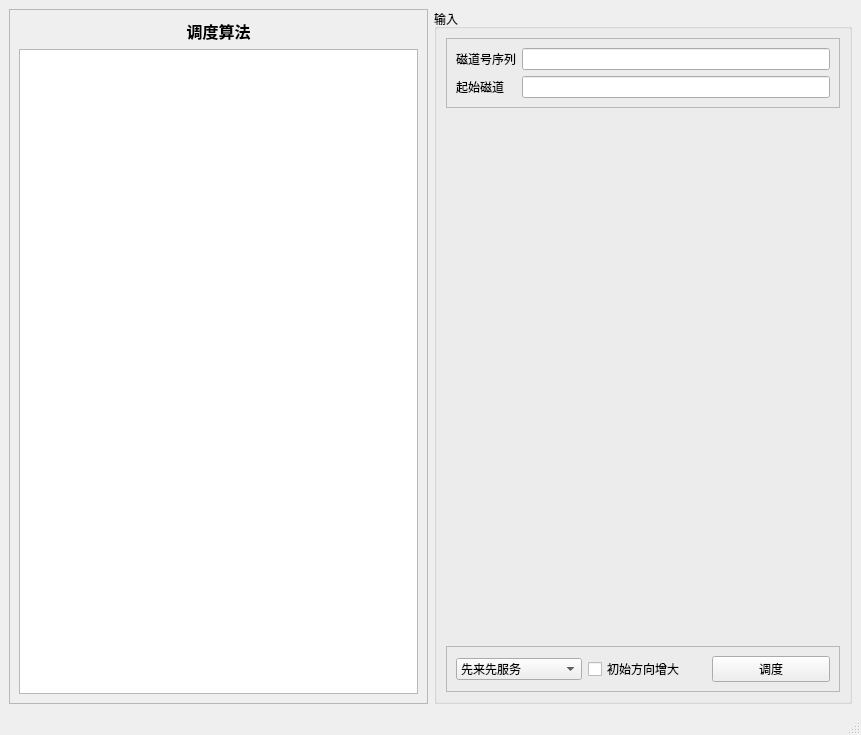
<?xml version="1.0" encoding="UTF-8"?>
<ui version="4.0">
 <class>MainWindow</class>
 <widget class="QMainWindow" name="MainWindow">
  <property name="geometry">
   <rect>
    <x>0</x>
    <y>0</y>
    <width>861</width>
    <height>735</height>
   </rect>
  </property>
  <property name="windowTitle">
   <string>MainWindow</string>
  </property>
  <widget class="QWidget" name="centralwidget">
   <layout class="QHBoxLayout" name="horizontalLayout" stretch="1,1">
    <item>
     <widget class="QFrame" name="frame_3">
      <property name="frameShape">
       <enum>QFrame::StyledPanel</enum>
      </property>
      <property name="frameShadow">
       <enum>QFrame::Raised</enum>
      </property>
      <layout class="QVBoxLayout" name="verticalLayout_2">
       <item>
        <widget class="QLabel" name="label_header">
         <property name="font">
          <font>
           <family>Arial</family>
           <pointsize>12</pointsize>
           <weight>75</weight>
           <bold>true</bold>
          </font>
         </property>
         <property name="text">
          <string>调度算法</string>
         </property>
         <property name="alignment">
          <set>Qt::AlignCenter</set>
         </property>
        </widget>
       </item>
       <item>
        <widget class="QTableView" name="tableView_result">
         <property name="font">
          <font>
           <pointsize>12</pointsize>
           <weight>75</weight>
           <bold>true</bold>
          </font>
         </property>
        </widget>
       </item>
      </layout>
     </widget>
    </item>
    <item>
     <widget class="QGroupBox" name="groupBox">
      <property name="title">
       <string>输入</string>
      </property>
      <layout class="QVBoxLayout" name="verticalLayout">
       <item>
        <widget class="QFrame" name="frame">
         <property name="frameShape">
          <enum>QFrame::StyledPanel</enum>
         </property>
         <property name="frameShadow">
          <enum>QFrame::Raised</enum>
         </property>
         <layout class="QFormLayout" name="formLayout">
          <item row="0" column="0">
           <widget class="QLabel" name="label_seq">
            <property name="text">
             <string>磁道号序列</string>
            </property>
           </widget>
          </item>
          <item row="0" column="1">
           <widget class="QLineEdit" name="lineEdit_seq"/>
          </item>
          <item row="1" column="1">
           <widget class="QLineEdit" name="lineEdit_start"/>
          </item>
          <item row="1" column="0">
           <widget class="QLabel" name="label_start">
            <property name="text">
             <string>起始磁道</string>
            </property>
           </widget>
          </item>
         </layout>
        </widget>
       </item>
       <item>
        <spacer name="verticalSpacer">
         <property name="orientation">
          <enum>Qt::Vertical</enum>
         </property>
         <property name="sizeHint" stdset="0">
          <size>
           <width>20</width>
           <height>40</height>
          </size>
         </property>
        </spacer>
       </item>
       <item>
        <widget class="QFrame" name="frame_2">
         <property name="frameShape">
          <enum>QFrame::StyledPanel</enum>
         </property>
         <property name="frameShadow">
          <enum>QFrame::Raised</enum>
         </property>
         <layout class="QHBoxLayout" name="horizontalLayout_2">
          <item>
           <widget class="QComboBox" name="comboBox_alg">
            <item>
             <property name="text">
              <string>先来先服务</string>
             </property>
            </item>
            <item>
             <property name="text">
              <string>最短寻道时间优先</string>
             </property>
            </item>
            <item>
             <property name="text">
              <string>扫描算法</string>
             </property>
            </item>
           </widget>
          </item>
          <item>
           <widget class="QCheckBox" name="checkBox_is_greater">
            <property name="text">
             <string>初始方向增大</string>
            </property>
           </widget>
          </item>
          <item>
           <widget class="QPushButton" name="pushButton_schedule">
            <property name="text">
             <string>调度</string>
            </property>
           </widget>
          </item>
         </layout>
        </widget>
       </item>
      </layout>
     </widget>
    </item>
   </layout>
  </widget>
  <widget class="QMenuBar" name="menubar">
   <property name="geometry">
    <rect>
     <x>0</x>
     <y>0</y>
     <width>861</width>
     <height>23</height>
    </rect>
   </property>
  </widget>
  <widget class="QStatusBar" name="statusbar"/>
 </widget>
 <resources/>
 <connections/>
</ui>
